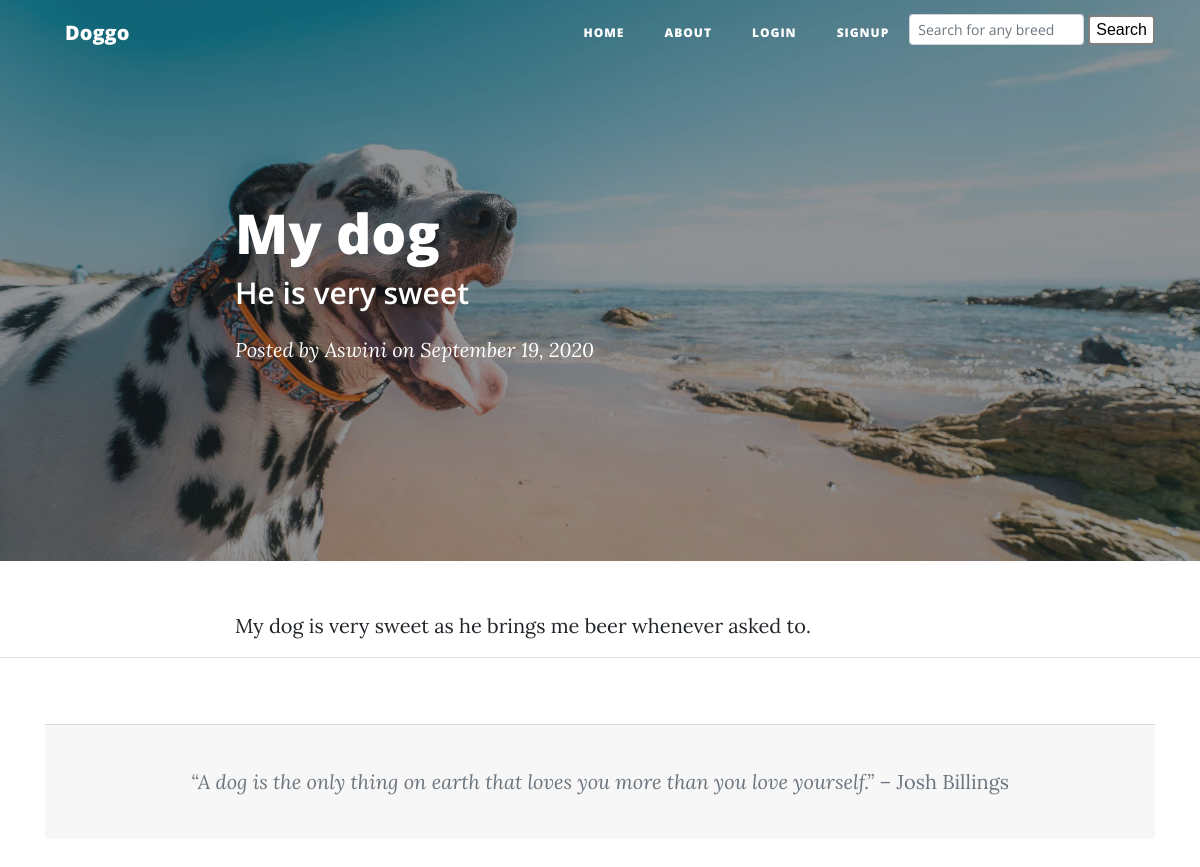
Page /blogs/5 on the committed database.
### blog.py (models this page shows)
class Blogpost(db.Model):
    id = db.Column(db.Integer, primary_key=True)
    title = db.Column(db.String(50), nullable=False)
    subtitle = db.Column(db.String(50), nullable=False)
    author = db.Column(db.String(20), nullable=False)
    date_posted = db.Column(db.DateTime, nullable=False)
    content = db.Column(db.Text, nullable=False)

### blog.py (the view)
@app.route('/blogs/<int:post_id>')
def blogs(post_id):
    post = Blogpost.query.filter_by(id=post_id).one()
    date_posted = post.date_posted.strftime('%B %d, %Y')
    return render_template('blogs.html', post=post, date_posted=date_posted)

### templates/blogs.html
{% extends 'layout.html' %}
{% block body %}
<header class="masthead" style="background-image: url('../static/dog3.jpg')">
  <div class="overlay"></div>
  <div class="container">
    <div class="row">
      <div class="col-lg-8 col-md-10 mx-auto">
        <div class="post-heading">
          <h1>{{ post.title }}</h1>
          <h2 class="subheading">{{ post.subtitle }}</h2>
          <span class="meta">Posted by
            {{ post.author }}
            on {{ date_posted }}</span>
        </div>
      </div>
    </div>
  </div>
</header>
<article>
  <div class="container">
    <div class="row">
      <div class="col-lg-8 col-md-10 mx-auto">
        {{ post.content|safe }}
      </div>
    </div>
  </div>
</article>
<hr>
{% endblock %}

### rows in the picture
Blogpost: title "My dog", subtitle "He is very sweet", author "Aswini", date_posted "September 19, 2020", content "My dog is very sweet as he brings me beer whenever asked to."
